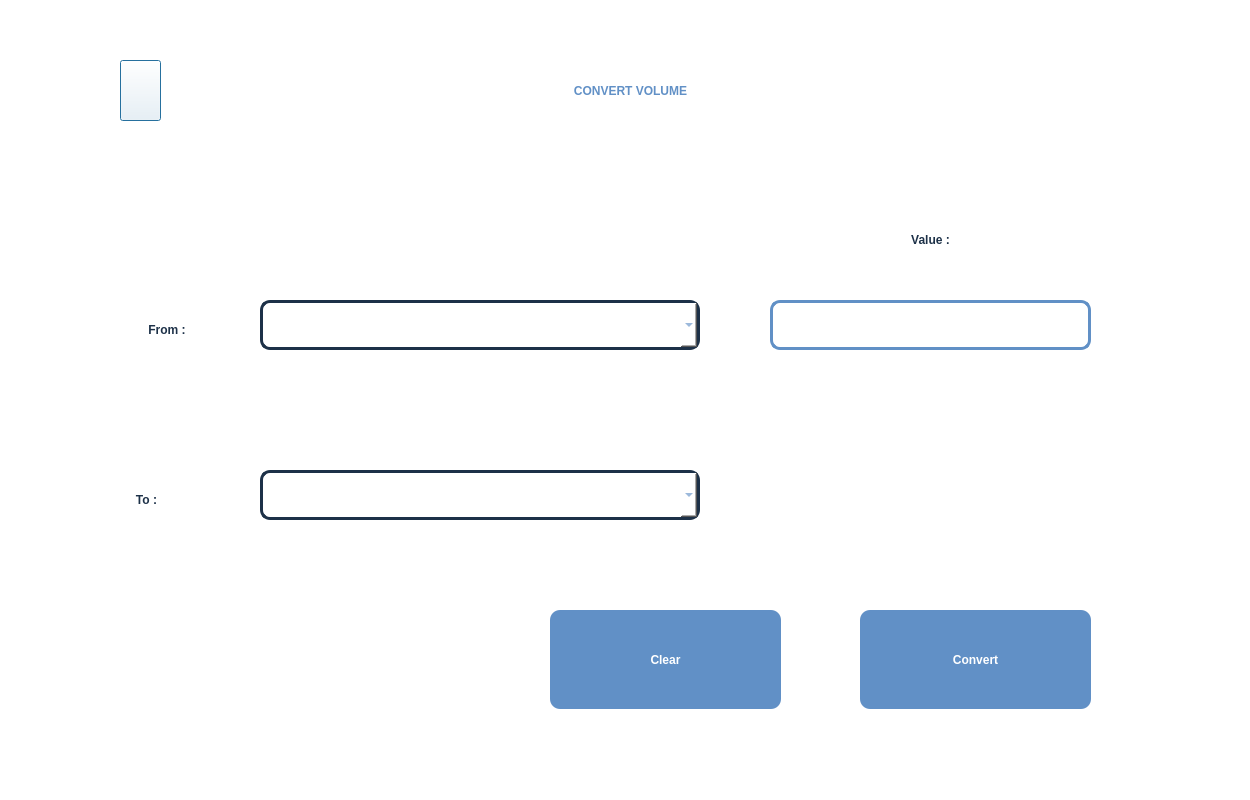
<?xml version="1.0" encoding="UTF-8"?>
<ui version="4.0">
 <class>volume</class>
 <widget class="QDialog" name="volume">
  <property name="geometry">
   <rect>
    <x>0</x>
    <y>0</y>
    <width>1250</width>
    <height>800</height>
   </rect>
  </property>
  <property name="windowTitle">
   <string>Dialog</string>
  </property>
  <property name="styleSheet">
   <string notr="true">background-color: rgb(255, 255, 255);</string>
  </property>
  <widget class="QComboBox" name="from_combobox">
   <property name="geometry">
    <rect>
     <x>260</x>
     <y>300</y>
     <width>440</width>
     <height>50</height>
    </rect>
   </property>
   <property name="styleSheet">
    <string notr="true">border:none;
font: 75 15pt &quot;Roboto&quot;;
color: rgba(97, 144, 198, 1);
border:3px solid rgba(29, 49, 72, 1);
border-radius:10px;
padding-left:20px;</string>
   </property>
  </widget>
  <widget class="QPushButton" name="mainwindow_button">
   <property name="geometry">
    <rect>
     <x>120</x>
     <y>60</y>
     <width>41</width>
     <height>61</height>
    </rect>
   </property>
   <property name="styleSheet">
    <string notr="true">border-image: url(:/resource/res/Group 29.png);</string>
   </property>
   <property name="text">
    <string/>
   </property>
  </widget>
  <widget class="QLabel" name="label">
   <property name="geometry">
    <rect>
     <x>170</x>
     <y>60</y>
     <width>921</width>
     <height>61</height>
    </rect>
   </property>
   <property name="styleSheet">
    <string notr="true">font: 30pt &quot;Roboto&quot;;
font-weight:bold;
color:rgba(97, 144, 198, 1);
</string>
   </property>
   <property name="text">
    <string>CONVERT VOLUME</string>
   </property>
   <property name="alignment">
    <set>Qt::AlignCenter</set>
   </property>
  </widget>
  <widget class="QLineEdit" name="from_value">
   <property name="geometry">
    <rect>
     <x>770</x>
     <y>300</y>
     <width>321</width>
     <height>50</height>
    </rect>
   </property>
   <property name="styleSheet">
    <string notr="true">font: 75 15pt &quot;Roboto&quot;;
color: rgba(29, 49, 72, 1);
border:none;
border: 3px solid rgba(97, 144, 198, 1);
border-radius:10px;</string>
   </property>
   <property name="alignment">
    <set>Qt::AlignCenter</set>
   </property>
  </widget>
  <widget class="QComboBox" name="to_combobox">
   <property name="geometry">
    <rect>
     <x>260</x>
     <y>470</y>
     <width>440</width>
     <height>50</height>
    </rect>
   </property>
   <property name="styleSheet">
    <string notr="true">border:none;
font: 75 15pt &quot;Roboto&quot;;
color: rgba(97, 144, 198, 1);
border:3px solid rgba(29, 49, 72, 1);
border-radius:10px;
padding-left:20px;</string>
   </property>
  </widget>
  <widget class="QLabel" name="answer_label">
   <property name="geometry">
    <rect>
     <x>780</x>
     <y>430</y>
     <width>311</width>
     <height>81</height>
    </rect>
   </property>
   <property name="styleSheet">
    <string notr="true">border:none;
color:rgba(97, 144, 198, 1);
font: 75 40pt &quot;Roboto&quot;;
font-weight:bold;</string>
   </property>
   <property name="text">
    <string/>
   </property>
   <property name="alignment">
    <set>Qt::AlignCenter</set>
   </property>
  </widget>
  <widget class="QLabel" name="label_5">
   <property name="geometry">
    <rect>
     <x>880</x>
     <y>220</y>
     <width>101</width>
     <height>39</height>
    </rect>
   </property>
   <property name="styleSheet">
    <string notr="true">font: 20pt &quot;Roboto&quot;;
color: rgba(29, 49, 72, 1);
font-weight:bold;</string>
   </property>
   <property name="text">
    <string>Value :</string>
   </property>
   <property name="alignment">
    <set>Qt::AlignCenter</set>
   </property>
  </widget>
  <widget class="QPushButton" name="convert_button">
   <property name="geometry">
    <rect>
     <x>860</x>
     <y>610</y>
     <width>231</width>
     <height>99</height>
    </rect>
   </property>
   <property name="styleSheet">
    <string notr="true">font: 20pt &quot;Roboto&quot;;
color: rgb(255, 255, 255);
background-color: rgba(97, 144, 198, 1);
font-weight:bold;
border:none;
border-radius:10px;</string>
   </property>
   <property name="text">
    <string>Convert</string>
   </property>
  </widget>
  <widget class="QLabel" name="label_2">
   <property name="geometry">
    <rect>
     <x>120</x>
     <y>310</y>
     <width>94</width>
     <height>39</height>
    </rect>
   </property>
   <property name="styleSheet">
    <string notr="true">font: 20pt &quot;Roboto&quot;;
color: rgba(29, 49, 72, 1);
font-weight:bold;</string>
   </property>
   <property name="text">
    <string>From :</string>
   </property>
   <property name="alignment">
    <set>Qt::AlignCenter</set>
   </property>
  </widget>
  <widget class="QLabel" name="label_3">
   <property name="geometry">
    <rect>
     <x>120</x>
     <y>480</y>
     <width>53</width>
     <height>39</height>
    </rect>
   </property>
   <property name="styleSheet">
    <string notr="true">font: 20pt &quot;Roboto&quot;;
color: rgba(29, 49, 72, 1);
font-weight:bold;</string>
   </property>
   <property name="text">
    <string>To :</string>
   </property>
   <property name="alignment">
    <set>Qt::AlignCenter</set>
   </property>
  </widget>
  <widget class="QPushButton" name="clear_button">
   <property name="geometry">
    <rect>
     <x>550</x>
     <y>610</y>
     <width>231</width>
     <height>99</height>
    </rect>
   </property>
   <property name="styleSheet">
    <string notr="true">font: 20pt &quot;Roboto&quot;;
color: rgb(255, 255, 255);
background-color: rgba(97, 144, 198, 1);
font-weight:bold;
border:none;
border-radius:10px;</string>
   </property>
   <property name="text">
    <string>Clear</string>
   </property>
  </widget>
  <widget class="QLabel" name="label_4">
   <property name="geometry">
    <rect>
     <x>300</x>
     <y>270</y>
     <width>481</width>
     <height>421</height>
    </rect>
   </property>
   <property name="styleSheet">
    <string notr="true">image: url(:/resource/res/GettyImages-455313485-5899349a3df78caebc0c30da-removebg-preview_2-removebg-preview 1.png);</string>
   </property>
   <property name="text">
    <string/>
   </property>
  </widget>
  <zorder>label_4</zorder>
  <zorder>from_combobox</zorder>
  <zorder>mainwindow_button</zorder>
  <zorder>label</zorder>
  <zorder>from_value</zorder>
  <zorder>to_combobox</zorder>
  <zorder>answer_label</zorder>
  <zorder>label_5</zorder>
  <zorder>convert_button</zorder>
  <zorder>label_2</zorder>
  <zorder>label_3</zorder>
  <zorder>clear_button</zorder>
 </widget>
 <resources/>
 <connections/>
</ui>
